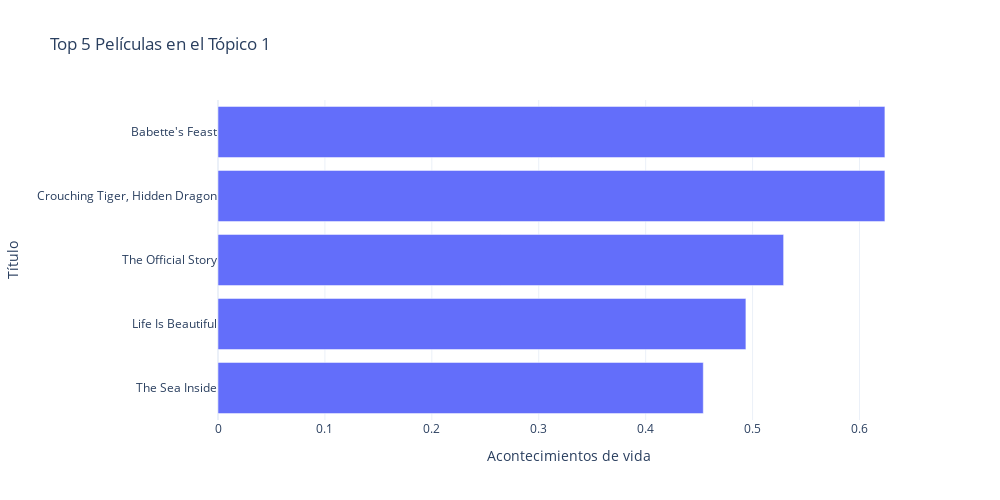

The notebook cell this image was saved under:
### Code cell
cargas_topico = nmflimpio.transform(tfslimpio)

cargas_topico_0 = cargas_topico[:, 1]

# Obtener los índices de las 5 películas con mayor carga en el tópico 0
indices_top_5 = np.argsort(cargas_topico_0)[-5:]

# Obtener los nombres y las cargas de las 5 películas seleccionadas
titulos_top_5 = df['Título'].iloc[indices_top_5]
cargas_top_5 = cargas_topico_0[indices_top_5]

# Crear el gráfico de barras con Plotly
fig = px.bar(x=cargas_top_5, y=titulos_top_5, orientation='h', 
             labels={'x': 'Acontecimientos de vida', 'y': 'Título'}, 
             title='Top 5 Películas en el Tópico 1', 
             template='plotly_white')
fig.update_layout(yaxis={'categoryorder':'total ascending'})
fig.update_layout(showlegend=True, height=500, width=1000)

fig.show()

### Figure 1 — Plotly figure (JSON) as saved in the notebook; plotly's stock layout.template omitted (floating-point values rounded to 4 significant figures)
{"data": [{"alignmentgroup": "True", "hovertemplate": "Acontecimientos de vida=%{x}<br>Título=%{y}<extra></extra>", "legendgroup": "", "marker": {"color": "#636efa", "pattern": {"shape": ""}}, "name": "", "offsetgroup": "", "orientation": "h", "showlegend": false, "textposition": "auto", "type": "bar", "x": [0.4539, 0.4938, 0.529, 0.6238, 0.6238], "xaxis": "x", "y": ["The Sea Inside", "Life Is Beautiful", "The Official Story", "Crouching Tiger, Hidden Dragon", "Babette's Feast"], "yaxis": "y"}], "layout": {"barmode": "relative", "height": 500, "legend": {"tracegroupgap": 0}, "showlegend": true, "title": {"text": "Top 5 Películas en el Tópico 1"}, "width": 1000, "xaxis": {"anchor": "y", "domain": [0, 1], "title": {"text": "Acontecimientos de vida"}}, "yaxis": {"anchor": "x", "categoryorder": "total ascending", "domain": [0, 1], "title": {"text": "Título"}}}}
